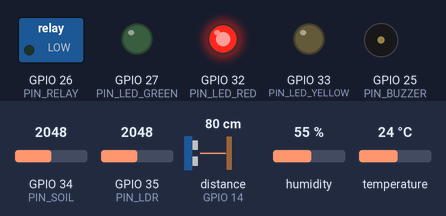
Simulated run of this sketch. Board: ESP32. On the bench: switched loads named in the sketch (green lamp = pin HIGH), output pins drawn as LEDs (lit = HIGH), buzzer (waves = sounding). Wiring (inferred from the names in the program): ultrasonic range finder: trigger GPIO 12; echo GPIO 14. Inputs (shaded band) come from the test bench; at power-on: distance to the obstacle (sensor on GPIO 14) 80 cm, GPIO 34 (PIN_SOIL) = 2048, temperature 24 °C, GPIO 35 (PIN_LDR) = 2048, humidity 55 % (analog values on the 0–4095 scale). The echo pulse lasts 58.3 µs per cm; WiFi joins after 1.5 s; servers stay silent unless stated; pins used as bus, display or sensor lines are not drawn; what the sketch prints to the serial monitor is not drawn.

Above: at 2.8 s.
2.9 s: distance to the obstacle (sensor on GPIO 14) set to 39 cm
11.5 s: distance to the obstacle (sensor on GPIO 14) set to 34 cm
At 13.2 s:
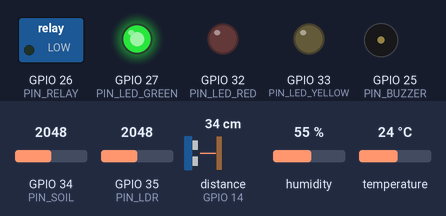
13.5 s: GPIO 34 (PIN_SOIL) set to 2489
21.8 s: GPIO 34 (PIN_SOIL) set to 2573
At 23.2 s:
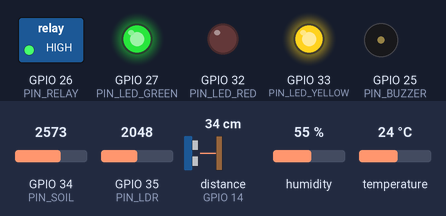
23.5 s: temperature set to 34.3 °C
27.2 s: temperature set to 35.8 °C
At 30.5 s:
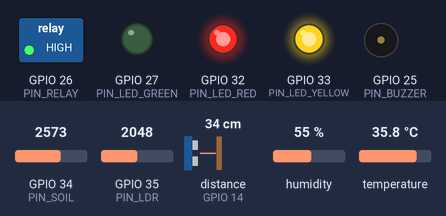
Timing chart, 0 to 36.5 s (numbered marks = the images above; inputs shaded):
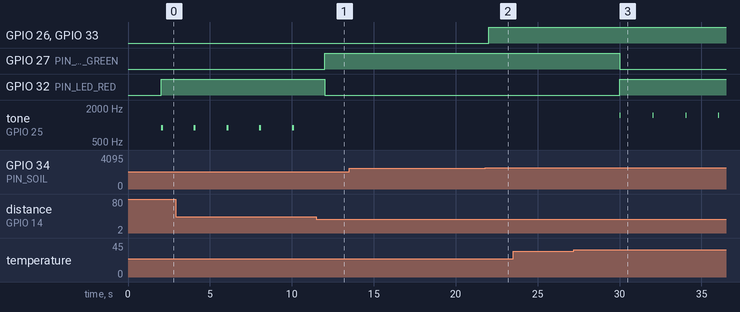

Measured:
- the behaviour switches between 37 and 36 cm on distance to the obstacle (sensor on GPIO 14) (found by bisection; images 0 and 1)
- the behaviour switches between 2517 and 2518 on GPIO 34 (PIN_SOIL) (found by bisection; images 1 and 2)
- the behaviour switches between 34.9 and 35 °C on temperature (found by bisection; images 2 and 3)
- after the input at 11.5 s, GPIO 27 (PIN_LED_GREEN): LOW → HIGH after 0.52 s; GPIO 32 (PIN_LED_RED): HIGH → LOW after 0.52 s; tone on GPIO 25 (PIN_BUZZER): stays silent (without the input it goes to 900 Hz after 0.52 s)
- after the input at 13.5 s, every drawn part: stays the same
- after the input at 21.8 s, GPIO 26 (PIN_RELAY), GPIO 33 (PIN_LED_YELLOW): LOW → HIGH after 0.23 s
- after the input at 23.5 s, every drawn part: stays the same
- after the input at 27.2 s, GPIO 27 (PIN_LED_GREEN): HIGH → LOW after 2.8 s; GPIO 32 (PIN_LED_RED): LOW → HIGH after 2.8 s; tone on GPIO 25 (PIN_BUZZER): alternates 1500 Hz for 0.06 s and silent for 1.9 s, starting after 2.8 s
- by itself, tone on GPIO 25 (PIN_BUZZER): alternates 900 Hz for 0.12 s and silent for 1.9 s

The sketch:

smart_agri_esp32_thingspeak.ino
```cpp
/* ==========================================================================
 * smart_agri_esp32_thingspeak.ino
 * IoT-Based Smart Agriculture System - connected node (Wokwi / real hardware)
 * --------------------------------------------------------------------------
 * TARGET : ESP32 DevKit v1  (runs unmodified in the Wokwi simulator, which
 *          provides a full simulated 802.11 stack + an internet gateway, so the
 *          data really does land in your ThingSpeak channel).
 *
 * WHY ESP32 AND NOT ESP8266
 *   The ESP8266 exposes exactly ONE ADC pin (A0). This design needs three
 *   simultaneous analogue channels (soil, LDR, spare), so on an ESP8266 you
 *   would have to add a CD4051 multiplexer or an ADS1115 I2C ADC. The ESP32 has
 *   two SAR ADCs with 15 usable channels, so the wiring stays honest. An
 *   ESP8266 variant is described in docs/hardware_wiring.md.
 *
 * LIBRARIES (Arduino Library Manager / Wokwi libraries.txt)
 *   DHT sensor library            (Adafruit)      - DHT11/DHT22
 *   Adafruit Unified Sensor       (dependency)
 *   ThingSpeak                    (MathWorks)
 *   LiquidCrystal I2C             (optional local display)
 *
 * THINGSPEAK CHANNEL FIELD MAP
 *   field1 temperature (degC)   field4 light intensity (%)
 *   field2 humidity (%)         field5 water level (%)
 *   field3 soil moisture (%)    field6 pump status (0/1)
 *   status string carries the human-readable alert
 *
 * RATE LIMIT: a free ThingSpeak channel accepts one update per 15 s. The node
 * therefore samples at 2 s and publishes a 20 s mean. Publishing faster does
 * not give you more data, it gives you HTTP 0 responses and dropped points.
 * ========================================================================== */

#include <WiFi.h>
#include <HTTPClient.h>
#include <DHT.h>
#include <ThingSpeak.h>

/* ------------------------- CREDENTIALS ---------------------------------- */
const char* WIFI_SSID = "Wokwi-GUEST";   // real deployment: your field AP
const char* WIFI_PASS = "";
const int   WIFI_CHAN = 6;               // Wokwi: skips the scan, saves ~4 s

unsigned long THINGSPEAK_CHANNEL_ID = 0000000;      // <-- your channel ID
const char*   THINGSPEAK_WRITE_KEY  = "XXXXXXXXXXXXXXXX";  // <-- write API key

/* ---------------------------- PIN MAP ----------------------------------- */
#define PIN_DHT        4      // DHT11/DHT22 data
#define DHTTYPE        DHT22  // Wokwi ships DHT22; use DHT11 on the real board
#define PIN_SOIL       34     // ADC1_CH6  (input only)
#define PIN_LDR        35     // ADC1_CH7  (input only)
#define PIN_TRIG       12
#define PIN_ECHO       14
#define PIN_RELAY      26
#define PIN_BUZZER     25
#define PIN_LED_GREEN  27
#define PIN_LED_YELLOW 33
#define PIN_LED_RED    32

DHT dht(PIN_DHT, DHTTYPE);
WiFiClient wifiClient;

/* ------------------------ CONTROL SET-POINTS ---------------------------- */
const float SM_LOW     = 35.0;
const float SM_HIGH    = 60.0;
const float TANK_MIN   = 20.0;
const float TEMP_ALERT = 35.0;

const float TANK_HEIGHT_CM = 40.0;
const float SENSOR_GAP_CM  =  4.0;

const unsigned long SAMPLE_MS   = 2000UL;
const unsigned long PUBLISH_MS  = 20000UL;   // >= 15 s, ThingSpeak free tier
const unsigned long MIN_PUMP_MS = 10000UL;

/* ---------------------- CALIBRATION CONSTANTS --------------------------- */
// ESP32 ADC is 12-bit (0-4095) and NOT linear near the rails. These two points
// come from a two-point calibration: probe in air and probe in saturated soil.
const int SOIL_ADC_DRY = 3200;   // reading in air
const int SOIL_ADC_WET = 1250;   // reading fully submerged
const int LDR_ADC_DARK =   80;
const int LDR_ADC_SUN  = 3900;

/* ----------------------------- STATE ------------------------------------ */
bool pumpOn = false;
unsigned long pumpSince = 0, lastSample = 0, lastPublish = 0;
uint8_t alertCode = 0;
float accT = 0, accH = 0, accS = 0, accL = 0, accW = 0;
uint16_t accN = 0, accPump = 0;
uint32_t publishOk = 0, publishFail = 0;

/* ======================================================================== */
int readAnalogMedian(uint8_t pin) {
  int v[5];
  for (int i = 0; i < 5; i++) { v[i] = analogRead(pin); delay(2); }
  for (int i = 1; i < 5; i++) {
    int k = v[i], j = i - 1;
    while (j >= 0 && v[j] > k) { v[j + 1] = v[j]; j--; }
    v[j + 1] = k;
  }
  return v[2];
}

float readSoilMoisturePct() {
  int raw = readAnalogMedian(PIN_SOIL);
  float pct = 100.0 * (float)(SOIL_ADC_DRY - raw) / (float)(SOIL_ADC_DRY - SOIL_ADC_WET);
  return constrain(pct, 0.0, 100.0);
}

float readLightPct() {
  int raw = readAnalogMedian(PIN_LDR);
  float pct = 100.0 * (float)(raw - LDR_ADC_DARK) / (float)(LDR_ADC_SUN - LDR_ADC_DARK);
  return constrain(pct, 0.0, 100.0);
}

float readWaterLevelPct() {
  digitalWrite(PIN_TRIG, LOW);  delayMicroseconds(4);
  digitalWrite(PIN_TRIG, HIGH); delayMicroseconds(10);
  digitalWrite(PIN_TRIG, LOW);
  unsigned long us = pulseIn(PIN_ECHO, HIGH, 30000UL);
  if (us == 0) return -1.0;
  float d = us * 0.0343 / 2.0;
  return constrain((1.0 - (d - SENSOR_GAP_CM) / TANK_HEIGHT_CM) * 100.0, 0.0, 100.0);
}

/* ---------------- identical control law to the Tinkercad build ---------- */
void updateControl(float soil, float tank, float temp) {
  bool prev = pumpOn;
  bool lowWater = (tank <= TANK_MIN) || (tank < 0);
  bool dwellOk = (millis() - pumpSince) >= MIN_PUMP_MS;

  if (lowWater)                                    pumpOn = false;
  else if (!pumpOn && soil < SM_LOW  && dwellOk)   pumpOn = true;
  else if ( pumpOn && soil > SM_HIGH && dwellOk)   pumpOn = false;

  if (pumpOn != prev) pumpSince = millis();

  digitalWrite(PIN_RELAY,      pumpOn ? HIGH : LOW);
  digitalWrite(PIN_LED_YELLOW, pumpOn ? HIGH : LOW);

  bool hot = temp >= TEMP_ALERT;
  bool bad = (tank < 0) || isnan(temp) || temp < -20 || temp > 70;

  if (bad)                  alertCode = 4;
  else if (lowWater && hot) alertCode = 3;
  else if (lowWater)        alertCode = 1;
  else if (hot)             alertCode = 2;
  else                      alertCode = 0;

  digitalWrite(PIN_LED_RED,   alertCode != 0);
  digitalWrite(PIN_LED_GREEN, alertCode == 0);
  if (alertCode == 1)      tone(PIN_BUZZER,  900, 120);
  else if (alertCode == 2) tone(PIN_BUZZER, 1500,  60);
  else if (alertCode == 3) tone(PIN_BUZZER, 2000, 250);
  else if (alertCode == 4) tone(PIN_BUZZER,  400, 400);
  else                     noTone(PIN_BUZZER);
}

const char* alertText() {
  switch (alertCode) {
    case 1: return "LOW_WATER: pump inhibited";
    case 2: return "HIGH_TEMP: heat stress warning";
    case 3: return "LOW_WATER + HIGH_TEMP";
    case 4: return "SENSOR_FAULT: reading out of range";
    default: return "NORMAL";
  }
}

/* --------------------------- CONNECTIVITY -------------------------------- */
void ensureWifi() {
  if (WiFi.status() == WL_CONNECTED) return;
  WiFi.mode(WIFI_STA);
  WiFi.begin(WIFI_SSID, WIFI_PASS, WIFI_CHAN);
  Serial.print("[wifi] connecting");
  unsigned long t0 = millis();
  while (WiFi.status() != WL_CONNECTED && millis() - t0 < 20000UL) {
    delay(200); Serial.print('.');
  }
  Serial.println(WiFi.status() == WL_CONNECTED ? " ok" : " FAILED");
  if (WiFi.status() == WL_CONNECTED) { Serial.print("[wifi] ip "); Serial.println(WiFi.localIP()); }
}

void publishThingSpeak(float t, float h, float s, float l, float w, float duty) {
  ensureWifi();
  if (WiFi.status() != WL_CONNECTED) { publishFail++; return; }

  ThingSpeak.setField(1, t);
  ThingSpeak.setField(2, h);
  ThingSpeak.setField(3, s);
  ThingSpeak.setField(4, l);
  ThingSpeak.setField(5, w);
  ThingSpeak.setField(6, (int)(duty > 0.5 ? 1 : 0));
  ThingSpeak.setStatus(alertText());

  int code = ThingSpeak.writeFields(THINGSPEAK_CHANNEL_ID, THINGSPEAK_WRITE_KEY);
  if (code == 200) { publishOk++; Serial.println("[ts] 200 OK"); }
  else {
    publishFail++;
    // 0 = posting faster than the 15 s rate limit, or a malformed payload
    // 401 = bad write API key, -301 = connection failed
    Serial.print("[ts] error "); Serial.println(code);
  }
}

/* ------------------------------- SETUP ---------------------------------- */
void setup() {
  Serial.begin(115200);
  pinMode(PIN_TRIG, OUTPUT);   pinMode(PIN_ECHO, INPUT);
  pinMode(PIN_RELAY, OUTPUT);  pinMode(PIN_BUZZER, OUTPUT);
  pinMode(PIN_LED_GREEN, OUTPUT);
  pinMode(PIN_LED_YELLOW, OUTPUT);
  pinMode(PIN_LED_RED, OUTPUT);
  digitalWrite(PIN_RELAY, LOW);

  analogReadResolution(12);
  analogSetAttenuation(ADC_11db);   // full 0-3.3 V input span

  dht.begin();
  ensureWifi();
  ThingSpeak.begin(wifiClient);

  Serial.println(F("millis,temp_c,hum_pct,soil_pct,light_pct,water_pct,pump,alert"));
  pumpSince = millis();
}

/* -------------------------------- LOOP ---------------------------------- */
void loop() {
  unsigned long now = millis();

  if (now - lastSample >= SAMPLE_MS) {
    lastSample = now;

    float t = dht.readTemperature();
    float h = dht.readHumidity();
    if (isnan(t) || isnan(h)) {          // DHT11 fails ~1 read in 50; hold last
      t = accN ? accT / accN : 25.0;
      h = accN ? accH / accN : 50.0;
    }
    float s = readSoilMoisturePct();
    float l = readLightPct();
    float w = readWaterLevelPct();

    updateControl(s, w, t);

    Serial.print(now);   Serial.print(',');
    Serial.print(t, 2);  Serial.print(',');
    Serial.print(h, 2);  Serial.print(',');
    Serial.print(s, 2);  Serial.print(',');
    Serial.print(l, 2);  Serial.print(',');
    Serial.print(w, 2);  Serial.print(',');
    Serial.print(pumpOn ? 1 : 0); Serial.print(',');
    Serial.println(alertCode);

    accT += t; accH += h; accS += s; accL += l; accW += (w < 0 ? 0 : w);
    accPump += pumpOn ? 1 : 0; accN++;
  }

  if (now - lastPublish >= PUBLISH_MS && accN > 0) {
    lastPublish = now;
    publishThingSpeak(accT / accN, accH / accN, accS / accN,
                      accL / accN, accW / accN, (float)accPump / accN);
    accT = accH = accS = accL = accW = 0;
    accN = accPump = 0;
  }
}
```
